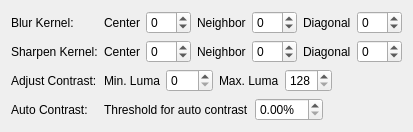
     <widget class="QWidget" name="video">
      <property name="name" stdset="0">
       <string>Video</string>
      </property>
      <property name="icon" stdset="0">
       <iconset resource="../rsclist.qrc">
        <normaloff>:/img/preferences-desktop-wallpaper.png</normaloff>:/img/preferences-desktop-wallpaper.png</iconset>
      </property>
      <layout class="QHBoxLayout" name="horizontalLayout_2">
       <item>
        <layout class="QFormLayout" name="formLayout_6">
         <property name="fieldGrowthPolicy">
          <enum>QFormLayout::FieldsStayAtSizeHint</enum>
         </property>
         <item row="0" column="0">
          <widget class="QLabel" name="label_30">
           <property name="text">
            <string>Blur Kernel:</string>
           </property>
          </widget>
         </item>
         <item row="0" column="1">
          <layout class="QHBoxLayout" name="horizontalLayout_3">
           <item>
            <widget class="QLabel" name="label_31">
             <property name="text">
              <string>Center</string>
             </property>
            </widget>
           </item>
           <item>
            <widget class="QSpinBox" name="blur_kern_c">
             <property name="minimum">
              <number>-99</number>
             </property>
            </widget>
           </item>
           <item>
            <widget class="QLabel" name="label_32">
             <property name="text">
              <string>Neighbor</string>
             </property>
            </widget>
           </item>
           <item>
            <widget class="QSpinBox" name="blur_kern_n">
             <property name="minimum">
              <number>-99</number>
             </property>
            </widget>
           </item>
           <item>
            <widget class="QLabel" name="label_33">
             <property name="text">
              <string>Diagonal</string>
             </property>
            </widget>
           </item>
           <item>
            <widget class="QSpinBox" name="blur_kern_d">
             <property name="minimum">
              <number>-99</number>
             </property>
            </widget>
           </item>
          </layout>
         </item>
         <item row="1" column="0">
          <widget class="QLabel" name="label_34">
           <property name="text">
            <string>Sharpen Kernel:</string>
           </property>
          </widget>
         </item>
         <item row="1" column="1">
          <layout class="QHBoxLayout" name="horizontalLayout_4">
           <item>
            <widget class="QLabel" name="label_35">
             <property name="text">
              <string>Center</string>
             </property>
            </widget>
           </item>
           <item>
            <widget class="QSpinBox" name="sharpen_kern_c">
             <property name="minimum">
              <number>-99</number>
             </property>
            </widget>
           </item>
           <item>
            <widget class="QLabel" name="label_36">
             <property name="text">
              <string>Neighbor</string>
             </property>
            </widget>
           </item>
           <item>
            <widget class="QSpinBox" name="sharpen_kern_n">
             <property name="minimum">
              <number>-99</number>
             </property>
            </widget>
           </item>
           <item>
            <widget class="QLabel" name="label_37">
             <property name="text">
              <string>Diagonal</string>
             </property>
            </widget>
           </item>
           <item>
            <widget class="QSpinBox" name="sharpen_kern_d">
             <property name="minimum">
              <number>-99</number>
             </property>
            </widget>
           </item>
          </layout>
         </item>
         <item row="2" column="0">
          <widget class="QLabel" name="label_27">
           <property name="text">
            <string>Adjust Contrast:</string>
           </property>
          </widget>
         </item>
         <item row="2" column="1">
          <layout class="QHBoxLayout" name="horizontalLayout_11">
           <item>
            <widget class="QLabel" name="label_28">
             <property name="text">
              <string>Min. Luma</string>
             </property>
            </widget>
           </item>
           <item>
            <widget class="QSpinBox" name="min_luma">
             <property name="accelerated">
              <bool>true</bool>
             </property>
             <property name="maximum">
              <number>127</number>
             </property>
            </widget>
           </item>
           <item>
            <widget class="QLabel" name="label_29">
             <property name="text">
              <string>Max. Luma</string>
             </property>
            </widget>
           </item>
           <item>
            <widget class="QSpinBox" name="max_luma">
             <property name="accelerated">
              <bool>true</bool>
             </property>
             <property name="minimum">
              <number>128</number>
             </property>
             <property name="maximum">
              <number>255</number>
             </property>
            </widget>
           </item>
          </layout>
         </item>
         <item row="3" column="0">
          <widget class="QLabel" name="label_25">
           <property name="text">
            <string>Auto Contrast:</string>
           </property>
          </widget>
         </item>
         <item row="3" column="1">
          <layout class="QHBoxLayout" name="horizontalLayout_12">
           <item>
            <widget class="QLabel" name="label_26">
             <property name="text">
              <string>Threshold for auto contrast</string>
             </property>
            </widget>
           </item>
           <item>
            <widget class="QDoubleSpinBox" name="auto_contrast_threshold">
             <property name="accelerated">
              <bool>true</bool>
             </property>
             <property name="suffix">
              <string notr="true">%</string>
             </property>
             <property name="maximum">
              <double>49.990000000000002</double>
             </property>
             <property name="singleStep">
              <double>0.100000000000000</double>
             </property>
            </widget>
           </item>
          </layout>
         </item>
        </layout>
       </item>
      </layout>
     </widget>
